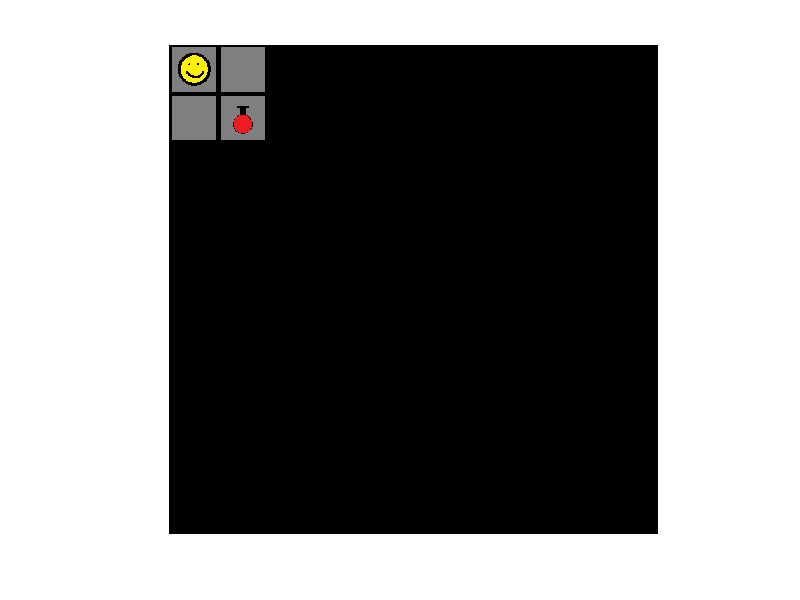

Write the MATLAB code that produced this figure. (Note: this script raises an error after producing the figure.)
GameMaster = 1;
while GameMaster == 1;
close all;
clear all;
load Adventure   % Loads the board (World - 10x10 cell array) along with a number of different image, shown below.
warning('off','all'); % turns off all warning messages
% Definitions

SOUND = 0;

% Type definitions
PLAYERT = 1;
DOORT = 2;
SUPERMONSTERT = 3;
MONSTERT = 4;
HEALTHBOOSTT = 5;
SWORDT = 6;
SHIELDT = 7;
BOOTT = 8;

IMG = {Player, Door, Monster, Monster, Health, Sword, Shield, Boots};
% Column Definitions

TYPE = 1;
X_COL = 2;
Y_COL = 3;
ATTACK_COL = 4;
ATTACK_BOOST_COL = 5;
DEFENSE_COL = 6;
DEFENSE_BOOST_COL = 7;
HEALTH_COL = 8;
SPEED_COL = 9;
SPEED_BOOST_COL = 10;

% Init
EL = zeros(33,10); %Preallocating space for the Entity List
EL(1,:) = [1 1 1 10 0 10 0 10 10 0]; %Begin player spawn (10 attack, health, Speed, Defense is default Placeholder)
rng('shuffle'); %Seeds the random function based on current time
EL(2,:) = [2 randi([7 8]) randi([7 8]) 0 0 0 0 100000 0 0]; %Randomly spawns door location
EL(3,:) = [3 EL(2,X_COL)-1 EL(2,Y_COL)-1 EL(1,4) 0 EL(1,6) 0 EL(1,8) EL(1,9) 0]; %Randomly spawns monster location within a 3 coordinate radius of the door. Also indexes into the players health, speed and defense stats to create a metroid-esque evil player (see Ryan for more details) 
for r = 4:1:33
    for c = 1:1:10
        rng('shuffle'); %randomly seeds entity generation based on current time
        if c == 1
            EL(r,c) = randi([4 8]); %Assigns random entity values
            if EL(r,c) == MONSTERT
                EL(r,MONSTERT) = randi([10 20]);
                EL(r,8) = randi([10 20]);
                EL(r,DEFENSE_COL) = randi([10 20]);
                EL(r,SPEED_COL) = randi([10 20]);
            elseif EL(r,c) == HEALTHBOOSTT
                EL(r,8) = randi([1 10]);
            elseif EL(r,c) == SWORDT
                EL(r,ATTACK_BOOST_COL) = randi([2 10]);
            elseif EL(r,c) == SHIELDT
                EL(r,DEFENSE_BOOST_COL) = randi([2 10]);
            elseif EL(r,c) == BOOTT
                EL(r,SPEED_BOOST_COL) = randi([2 10]);
            end
        elseif c == 2
            EL(r,c) = randi([2 10]);
        elseif c==3
            EL(r,c) = randi([1 10]);
        end
        
    end
end
if SOUND == 1
    [y Fs] = audioread('Theme.mp3'); % Reads file � must be in current directory
    Theme = audioplayer(.3*y,Fs);  
    % Saves as song using sampling rate, Fs
    [y Fs] = audioread('Sword.mp3');
    Sword = audioplayer(.1*y,Fs);
    [y Fs] = audioread('Shield.wav');
    Shield = audioplayer(.1*y,Fs);
    [y Fs] = audioread('Health.wav');
    Health = audioplayer(.5*y,Fs);
end
%The use of shuffled x y coordinates leads to some repitition in entity
%location. This is resolved by the random generation. While an entity will
%oscillate between two x y coordinates in each new instance of a game, it
%has an 80% chance of being a different type of entity (i.e. a health
%potion at coordinate (3,4) may be a monster the next match, or something
%else at coordinate (4,3).
World{EL(1,X_COL),EL(1,Y_COL)} = Player; %indexes into World location for player based on x y coordinates given in the Entity List. Assigns Cell values to the values in the Player image (Test)
for r = 4:1:33
        while World{EL(r,2), EL(r,3)} ~= Blank %Checks to make sure the initial spawn point is blank, and creates new spawn point if it isn't
            EL(r,X_COL) = randi([2 10]);
            EL(r,Y_COL) = randi([1 10]);
        end
        World{EL(r,X_COL), EL(r,Y_COL)} = IMG{EL(r,TYPE)}; %Checks entity location on entity list, then indexes into the image master matrix for the entities image
end
World{EL(2,X_COL), EL(2,Y_COL)} = Door;

% Start Play
Game = 1;
if SOUND == 1
    play(Theme)   % Plays the song
end
while Game == 1
   clc;
   disp 'Health: ';disp(EL(PLAYERT,HEALTH_COL));disp ' Attack: ';disp(EL(PLAYERT,ATTACK_COL));disp ' Defense: ';disp(EL(PLAYERT,DEFENSE_COL));disp ' Speed: ';disp(EL(PLAYERT,SPEED_COL));
   if EL(PLAYERT,HEALTH_COL) == 0
       Game = 0;
   elseif (EL(PLAYERT,X_COL) == EL(DOORT,X_COL)) && (EL(PLAYERT,Y_COL) == EL(DOORT,Y_COL)) && EL(SUPERMONSTERT,HEALTH_COL) == 0
       Game = 0;
   end
   World{EL(1,X_COL),EL(1,Y_COL)} = Player; %indexes into World location for player based on x y coordinates given in the Entity List. Assigns Cell values to the values in the Player image (Test)
playerx = EL(1, X_COL);
playery = EL(1, Y_COL);
for x = 1:10
    for y = 1:10
        if (x > playerx + 1 || x < playerx - 1 || y > playery + 1 || y < playery -1)
            World{x,y} = Blank-255;
        else
            matchingEntries = EL(:,X_COL) == x & EL(:,Y_COL) == y;
            if sum(matchingEntries) == 0
                World{x,y} = Blank;
            else
                entityInCell = find(matchingEntries == 1);
                etype = EL(entityInCell,TYPE);
                World{x,y} = IMG{etype};
            end
        end
    end
end
imshow([World{1,:};World{2,:};World{3,:};World{4,:};World{5,:};World{6,:};World{7,:};World{8,:};World{9,:};World{10,:}]); %displays updated board with Player entity displayed in assigned location
    

for r = 1:1:size(EL)
    for row = 2:1:size(EL)
        if EL(PLAYERT,X_COL) == EL(row,X_COL) && EL(PLAYERT,Y_COL) == EL(row,Y_COL)
            %Insert Combat Block Here
            while EL(row,TYPE) == MONSTERT || EL(row,TYPE) == SUPERMONSTERT
                choice = menu('You have stumbled upon a monster! What do you do?','Attack','Defend','Run');
                chance = randi([1 10]);
                if choice == 1 && chance > 4 %60 percent chance of dealing a good hit
                    damagedealt = floor((EL(PLAYERT,ATTACK_COL)/randi([1 10])));
                    EL(row,HEALTH_COL) = EL(row,HEALTH_COL) - damagedealt;
                    fprintf('You landed a great hit against the monster and did %0.2f damage! Monster health: %0.2f\n',damagedealt,EL(row,HEALTH_COL));
                elseif choice == 1 && chance < 4 %20 percent chance of a glancing shot
                    damagedealt = floor((EL(PLAYERT,ATTACK_COL)/chance));
                    EL(row,HEALTH_COL) = EL(row,HEALTH_COL) - damagedealt;
                    fprintf('You stumbled as you swung and did %0.2f damage! Monster health: %0.2f\n',damagedealt,EL(row,HEALTH_COL));
                elseif choice == 1 && chance < 2 %20 percent chance of missing entirely
                    damagedealt = 0;
                    fprintf('What an amatuer! You missed and did %0.2f damage! Monster health: %0.2f\n',damagedealt,EL(row,HEALTH_COL));
                elseif choice == 2 && chance > 4
                    damagetaken = floor((EL(PLAYERT,DEFENSE_COL)/randi([1 10])));
                    EL(row,DEFENSE_COL) = EL(row,DEFENSE_COL) - damagetaken;
                    fprintf('You planted your shield firmly and protected yourself against a brutal blow! Your shield lost %0.2f durability\n',damagedealt,EL(row,DEFENSE_COL));
                elseif choice == 2 && chance < 4
                    damagetaken = floor((EL(PLAYERT,DEFENSE_COL)/chance));
                    EL(row,DEFENSE_COL) = EL(row,DEFENSE_COL) - damagetaken;
                    fprintf('You raise your shield but just barely block the blow. You get the wind knocked out of you and you lose %0.2f Defense.\n',damagetaken);
               elseif choice == 2 && chance < 2
                    damagetaken = floor(EL(PLAYERT,DEFENSE_COL)/chance);
                    EL(row,DEFENSE_COL) = EL(row,DEFENSE_COL) - damagetaken;
                    EL(row,Health_COL) = EL(row,HEALTH_COL)- .75*damagetaken;
                    fprintf('You planted your shield but failed to cover your left shoulder. Your left shoulder is now gone, as is your shield. Defense lost: %0.2f. Health lost: %0.2f\n',damagetaken,.5*damagetaken);
               if EL(PLAYERT,HEALTH_COL) == 0 || EL(row,HEALTH_COL)
                   break;
               end
               elseif choice == 3 || EL(PLAYERT,SPEED_COL) > 0
                   EL(PLAYERT,SPEED_COL) = EL(PLAYERT,SPEED_COL) - 10;
                   EL(PLAYERT,X_COL) = EL(PLAYERT,X_COL)+1;
                   if EL(PLAYERT,SPEED_COL) < 0
                      EL(PLAYERT,HEALTH_COL) = EL(PLAYERT,HEALTH_COL) - 2;
                   end
                   break;
                end
               monsterc = randi([0 10]);
               if monsterc > 4 && choice ~= 2 && choice ~= 3
                   damagedealt = (randi([1 10])/10)*EL(row,ATTACK_COL);
                   EL(PLAYERT,DEFENSE_COL) = EL(PLAYERT,DEFENSE_COL) - damagedealt;
                   fprintf('Monster grabs your shield at your shield and removes %i defense\n',damagedealt);
                   if EL(PLAYERT,DEFENSE_COL) == 0
                   EL(PLAYERT,HEALTH_COL) = EL(PLAYERT,HEALTH_COL) - damagedealt;
                   fprintf('The monster grabs your battered shield and stabs over it. He decreases your health by %i\n',damagedealt);
                   end
               elseif monsterc < 4 && choice ~= 2 && choice ~=3
                   damagedealt = (randi([1 10])/10)*EL(row,ATTACK_COL);
                   EL(PLAYERT,HEALTH_COL) = EL(PLAYERT,HEALTH_COL) - damagedealt;
                   fprintf('He stabs at your face and deals %i damage. Why do you heroes never wear helmets?\n',damagedealt);
               elseif monsterc < 2 && choice ~= 2 && choice ~= 3
                   damagedealt = (randi([1 6])/10)*EL(row,ATTACK_COL);
                   EL(PLAYERT,HEALTH_COL) = EL(PLAYERT,HEALTH_COL) - damagedealt;
                   fprintf('The monster decides to use a bow on you. You take an arrow to the knee and lose %i health.\n',damagedealt);
               end
               monsterc = randi([0 100]);
               if monsterc < 5 && choice ~=2 && choice ~= 3
                   EL(row,ATTACK_COL) = EL(row,ATTACK_COL)-EL(row,ATTACK_COL);
                   fprintf('The monster is so awed by your sick moves he is ashamed of himself and commits sudoku. Congrats. Jerk.\n')
               end
            end
            if EL(row,TYPE) == 5
                if SOUND == 1
                    play(Health)
                end
                PreviousHealth = EL(PLAYERT, HEALTH_COL);
                EL(PLAYERT, HEALTH_COL) = EL(PLAYERT, HEALTH_COL) + EL(row,HEALTH_COL); %Checks pickup type for Health, adds the random health value to the player health column (keeps it less than 20)
                if EL(PLAYERT, HEALTH_COL) > 20
                    EL(PLAYERT, HEALTH_COL) = 20;
                end
                fprintf('Health Vat added %i health!',EL(PLAYERT,HEALTH_COL) - PreviousHealth)
            elseif EL(row,TYPE) == 6
                PreviousAttack = EL(PLAYERT,ATTACK_BOOST_COL);
                if SOUND == 1
                    play(Sword)
                end
                EL(PLAYERT, ATTACK_BOOST_COL) = EL(PLAYERT, ATTACK_BOOST_COL) + EL(row,ATTACK_BOOST_COL); %Checks pickup type for sword, adds the random value to the player attack boost column, which is then added to the attack (keeps it less than 20)
                EL(PLAYERT, ATTACK_COL) = EL(PLAYERT, ATTACK_COL) + EL(PLAYERT,ATTACK_BOOST_COL);
                EL(PLAYERT,ATTACK_BOOST_COL) = 0;
                if EL(PLAYERT, ATTACK_COL) > 20
                    EL(PLAYERT, ATTACK_COL) = 20;
                end
                fprintf('Sword added %i attack!',EL(PLAYERT,ATTACK_BOOST_COL) - PreviousAttack)
            elseif EL(row,TYPE) == 7
                PreviousDefense = EL(PLAYERT, DEFENSE_BOOST_COL);
                if SOUND == 1
                    play(Shield)
                end
                EL(PLAYERT, DEFENSE_BOOST_COL) = EL(PLAYERT, DEFENSE_BOOST_COL) + EL(row,DEFENSE_BOOST_COL); %Checks pickup type for shield, adds the random value to the player defense boost column, which is then added to the player defense (keeps it less than 20)
                EL(PLAYERT, DEFENSE_COL) = EL(PLAYERT, DEFENSE_COL) + EL(PLAYERT,DEFENSE_BOOST_COL);
                EL(PLAYERT,DEFENSE_BOOST_COL) = 0;
                if EL(PLAYERT, DEFENSE_COL) > 20
                    EL(PLAYERT, DEFENSE_COL) = 20;
                end
                fprintf('Shield added %i defense!',EL(PLAYERT,DEFENSE_BOOST_COL) - PreviousDefense)
            elseif EL(row,TYPE) == 8
                PreviousSpeed = EL(PLAYERT, SPEED_BOOST_COL);
                EL(PLAYERT, SPEED_BOOST_COL) = EL(PLAYERT, SPEED_BOOST_COL) + EL(row,SPEED_BOOST_COL); %Checks pickup type for boots, adds the random value to the player speed boost column column, which is then added to the player speed column (keeps it less than 20)
                if EL(PLAYERT, SPEED_COL) > 20
                    EL(PLAYERT, SPEED_COL) = 20;
                end
                fprintf('You picked up %i speed boost to use in battle!',EL(PLAYERT,SPEED_BOOST_COL) - PreviousSpeed)
            end
            World{EL(row,X_COL), EL(row,Y_COL)} = Blank;
            World{EL(row,X_COL), EL(row,Y_COL)} = IMG{PLAYERT};
            EL(row, X_COL) = 11;
            EL(row,Y_COL) = 11;
        end
    end
end
% Movement
player = EL(1,:);
MOBVIEWDISTANCE = 4;
for i = 1:length(EL)
    entity = EL(i,:);
   if entity(TYPE) == PLAYERT
       %Player movement
       VALID = 0;
       dx = 0;
       dy = 0;
       while VALID == 0
           h = figure(1);
           waitforbuttonpress;
           k = get(h,'CurrentKey');
           switch (k)
               case 'downarrow'
                   dx = 1;
                   VALID = 1;
               case 'uparrow'
                   dx = -1;
                   VALID = 1;
               case 'leftarrow'
                   dy = -1;
                   VALID = 1;
               case 'rightarrow'
                   dy = 1;
                   VALID = 1;
           end
           if VALID == 1
               px = dx + player(X_COL);
               py = dx + player(Y_COL);
               if px > 10 || px < 1 || py > 10 || py < 1
                   VALID = 0;
               end
           end
       end
       EL(i,X_COL) = EL(i,X_COL) + dx;
       EL(i,Y_COL) = EL(i,Y_COL) + dy;
   elseif entity(TYPE) == MONSTERT
       %Lets see if a player is around
       ex = entity(X_COL);
       ey = entity(Y_COL);
       px = player(X_COL);
       py = player(Y_COL);
       
       availableLocations = [1 0 0; 0 1 0; -1 0 0; 0 -1 0; 0 0 Inf]; % x y weight
       %lower is better
       %we want to avoid going nowhere unless we have nowhere to go or we
       %agro to right there
       
       if 1 || ((ex - px)^2 + (ey - py)^2 < 16)
           % need to use distance to weight
           for j = 1:5
               availableLocations(j,3) = ((ex+availableLocations (j,1))-px) ^ 2 + ((ey + availableLocations(j,2))-px)^2;
           end
       end
       appropriateLocations = zeros([5 3]);
       max = 0;
       for j = 1:5
           newx = availableLocations(j,1) + ex;
           newy = availableLocations(j,2) + ey;
           if newx > 10 || newx < 1 || newy > 10 || newy < 1
               continue;
           end
           collisions = (EL(X_COL)==newx & EL(Y_COL) == newy & (EL(TYPE) == MONSTERT || EL(TYPE) == DOORT || EL(TYPE) == SUPERMONSTERT));
           collisions(i) = 0; %don't care if colides with self
           if sum(collisions) == 0 %no collisions with monsters, doors, or supermosters
               max = max + 1;
               appropriateLocations(max,:) = availableLocations(j,:);
           end
       end
       if max ~= 0

           weights = appropriateLocations(1:max,3);
           bestWeight = min(weights);
           bestWeightPositions = find(appropriateLocations(:,3) == bestWeight);
           bestLocations = appropriateLocations(bestWeightPositions, :);

           entries = length(bestWeightPositions);
       else
           entries = 0;
       end
       movementChoice = [0 0];
       if entries == 0
           continue;
       elseif entries == 1
           movementChoice = bestLocations(1,[1 2]); %extract xy
       else
           movementChoice = bestLocations(randi(entries),[1 2]); %extract random entry from appropriateLocations xy
       end
       EL(i,X_COL) = ex + movementChoice(1);
       EL(i,Y_COL) = ey + movementChoice(2);
   end
end
end
if SOUND == 1
    stop(Theme) % Stops the song
end
close all;
GameMaster = menu('Congratulations! You won the game! Would you like to play again?','Yes','No');
end
clear all;
clc;
% Combat Start

% Combat End

% End Play
